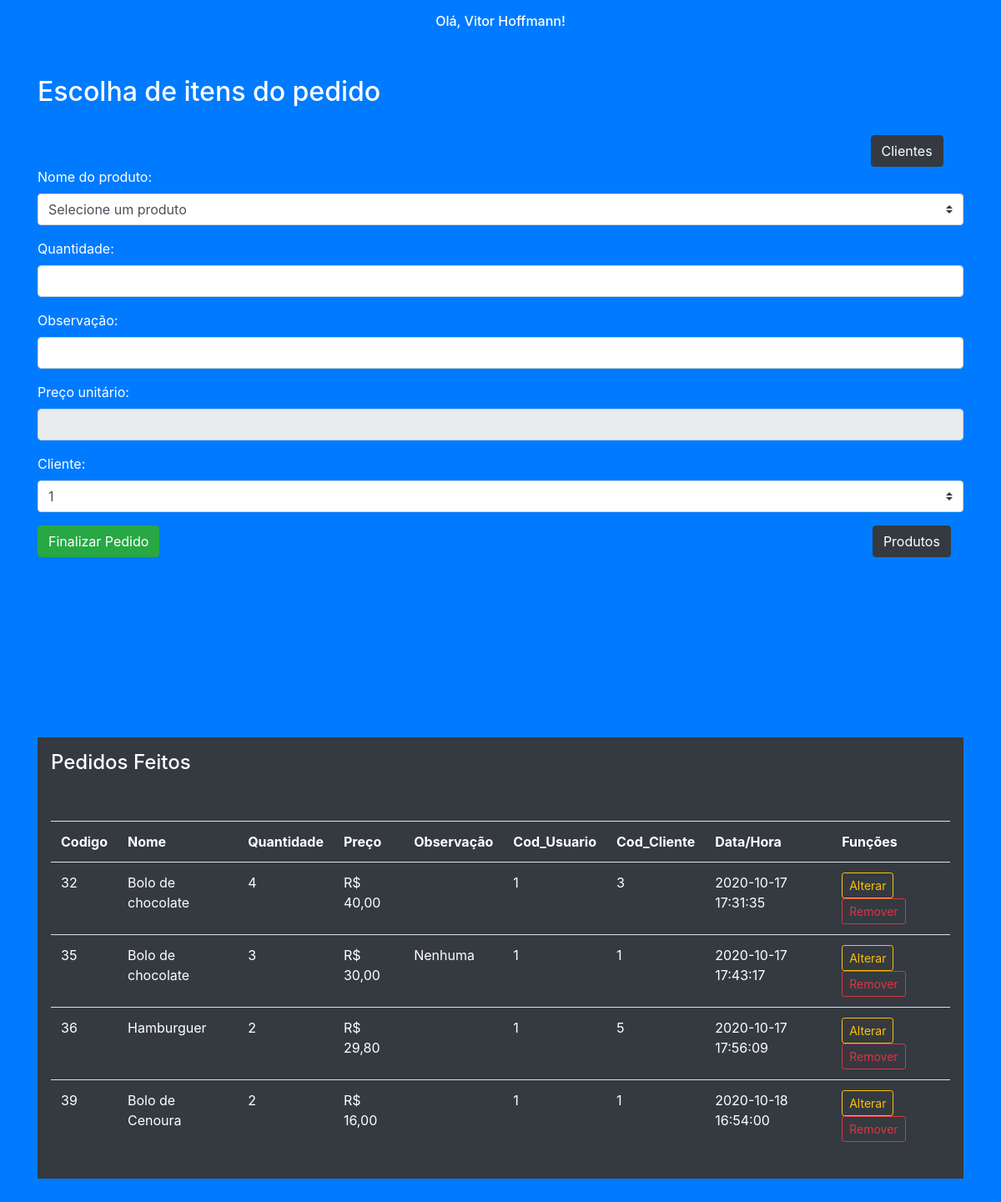
The app's page /pedido.php (signed in) with its own data.
### tables this page shows
CREATE TABLE `item_pedido` (
  `codigo` int(11) NOT NULL,
  `nome_produto` varchar(100) NOT NULL,
  `quantidade` int(11) NOT NULL,
  `preco_und` decimal(6,2) NOT NULL,
  `observacao` varchar(200) DEFAULT NULL,
  `cod_usuario` int(11) DEFAULT NULL,
  `cod_cliente` int(11) DEFAULT NULL,
  `data_hora` timestamp NOT NULL DEFAULT current_timestamp()
);

### selecionar_pedido.php (called while the page is built, shortened)
<?php
    $where_cod = "";
    try {
        include("conexao.php");
        $consulta = $conn->prepare("SELECT * FROM item_pedido WHERE cod_usuario > 0" . $where_cod);
        $consulta->execute();
        $produtos = $consulta->fetchAll();
   } catch(PDOException $e) {
       echo "Erro ao selecionar banco de dados: " . $e->getMessage();
       $resultado["msg"] = "Erro ao selecionar!";
       $resultado["cod"] = 0;
   }
?>

### pedido.php (the view, shortened to what this page needs)
<?php if ( isset($_SESSION["nome_usuario"])): ?>
<!DOCTYPE html>
<html lang="en">
<head>
    <link rel="stylesheet" href="https://stackpath.bootstrapcdn.com/bootstrap/4.1.3/css/bootstrap.min.css">
</head>
<body class="p-3 mb-2 bg-primary text-white">
    <div class="container">
        <form action="cadastrar_pedido.php" method="POST">
        <?php
            $sql2 = "SELECT codigo FROM cliente WHERE situacao='HABILITADO'";
            try
            {
                include("conexao.php");
                $stmt2=$conn->prepare($sql2);
                $stmt2->execute();
                $results2=$stmt2->fetchAll();
            }
            catch(Exception $ex)
            {
                echo($ex -> getMessage());
            }
        ?>
        <center><h6>Olá, <?= $_SESSION["nome_usuario"]; ?>!</center><br><br>
        <h2>Escolha de itens do pedido</h2><br>
        <a href="cliente.php" type="submit" class="btn btn-dark">Clientes</a>
            <div class="form-group">
                <label for="nome_produto"> Nome do produto: </label>
                <select name="nome_produto" class="custom-select">
                <option disabled selected>Selecione um produto</option>
                </select>
            </div>
            <div class="form-group">
                <label for="qtd_produto"> Quantidade: </label>
                <input type="number" required class="form-control" id="qtd_produto" name="qtd_produto">
            </div>
            <div class="form-group">
                <label for="obs_produto"> Observação: </label>
                <input type="text" class="form-control" id="obs_produto" name="obs_produto">
            </div>
            <div class="form-group">
                <label for="preco_produto"> Preço unitário: </label>
                <input type="number" step=".01" readonly required class="form-control" id="preco_produto" name="preco_produto">
            </div>
            <div class="form-group">
                <label for="cod_cliente"> Cliente: </label>
                <select name="cod_cliente" class="custom-select">
                    <?php foreach ($results2 as $output) {?>
                    <option> <?php echo $output["codigo"];?></option>
                    <?php } ?>
                </select>
            </div>
            <button type="submit" name="submit" class="btn btn-success">Finalizar Pedido</button>
            <a href="produto.php" type="submit" class="btn btn-dark">Produtos</a>
        </form>
        <br><br><br><br><br><br><br><br><br>
        <div class="p-3 mb-2 bg-dark text-white"">
            <h4>Pedidos Feitos</h4>
            <br><br>
            <?php include("selecionar_pedido.php"); ?>
            <table class="table">
                <tr>
                    <th>Codigo</th>
                    <th>Nome</th>
                    <th>Quantidade</th>
                    <th>Preço</th>
                    <th>Observação</th>
                    <th>Cod_Usuario</th>
                    <th>Cod_Cliente</th>
                    <th>Data/Hora</th>
                    <th scope="col" colspan="1">Funções</th>
                </tr>
                <?php foreach($produtos as $p): ?>
                <tr>
                    <td><?= $p["codigo"]; ?></td>
                    <td><?= $p["nome_produto"]; ?></td>
                    <td><?= $p["quantidade"]; ?></td>
                    <?php $total = $p["quantidade"] * $p["preco_und"];?>
                    <?php $nombre_format_francais = number_format($total, 2, ',', ' '); ?>
                    <td><?php echo "R$ {$nombre_format_francais}"; ?></td>
                    <td><?= $p["observacao"]; ?></td>
                    <td><?= $p["cod_usuario"]; ?></td>
                    <td><?= $p["cod_cliente"]; ?></td>
                    <td><?= $p["data_hora"]; ?></td>
                    <td>
                        <a class="btn btn-outline-warning btn-sm" href="form_alterar_pedido.php?cod_pedido=<?=$p['codigo']?>">Alterar</a>
                        <a class="btn btn-outline-danger btn-sm" onclick="return confirm('Remover <?= $p['nome_produto']; ?>');" href="remover_pedido.php?cod_pedido=<?=$p['codigo']?>">Remover</a>
                    </td>
                </tr>
                <?php endforeach ?>
            </table>
        </div>
    </div>
</body>
</html>
<?php else: ?>
    <div class="alert alert-danger">
        Você precisa fazer o login
    </div>
<?php endif; ?>

### records on screen
item_pedido: codigo "32", nome_produto "Bolo de chocolate", quantidade "4", nombre_format_francais "40,00", cod_usuario "1", cod_cliente "3", data_hora "2020-10-17 17:31:35"
item_pedido: codigo "35", nome_produto "Bolo de chocolate", quantidade "3", nombre_format_francais "30,00", observacao "Nenhuma", cod_usuario "1", cod_cliente "1", data_hora "2020-10-17 17:43:17"
item_pedido: codigo "36", nome_produto "Hamburguer", quantidade "2", nombre_format_francais "29,80", cod_usuario "1", cod_cliente "5", data_hora "2020-10-17 17:56:09"
item_pedido: codigo "39", nome_produto "Bolo de Cenoura", quantidade "2", nombre_format_francais "16,00", cod_usuario "1", cod_cliente "1", data_hora "2020-10-18 16:54:00"

### other values on screen
$_SESSION["nome_usuario"] "Vitor Hoffmann"
form field cod_cliente "1"
